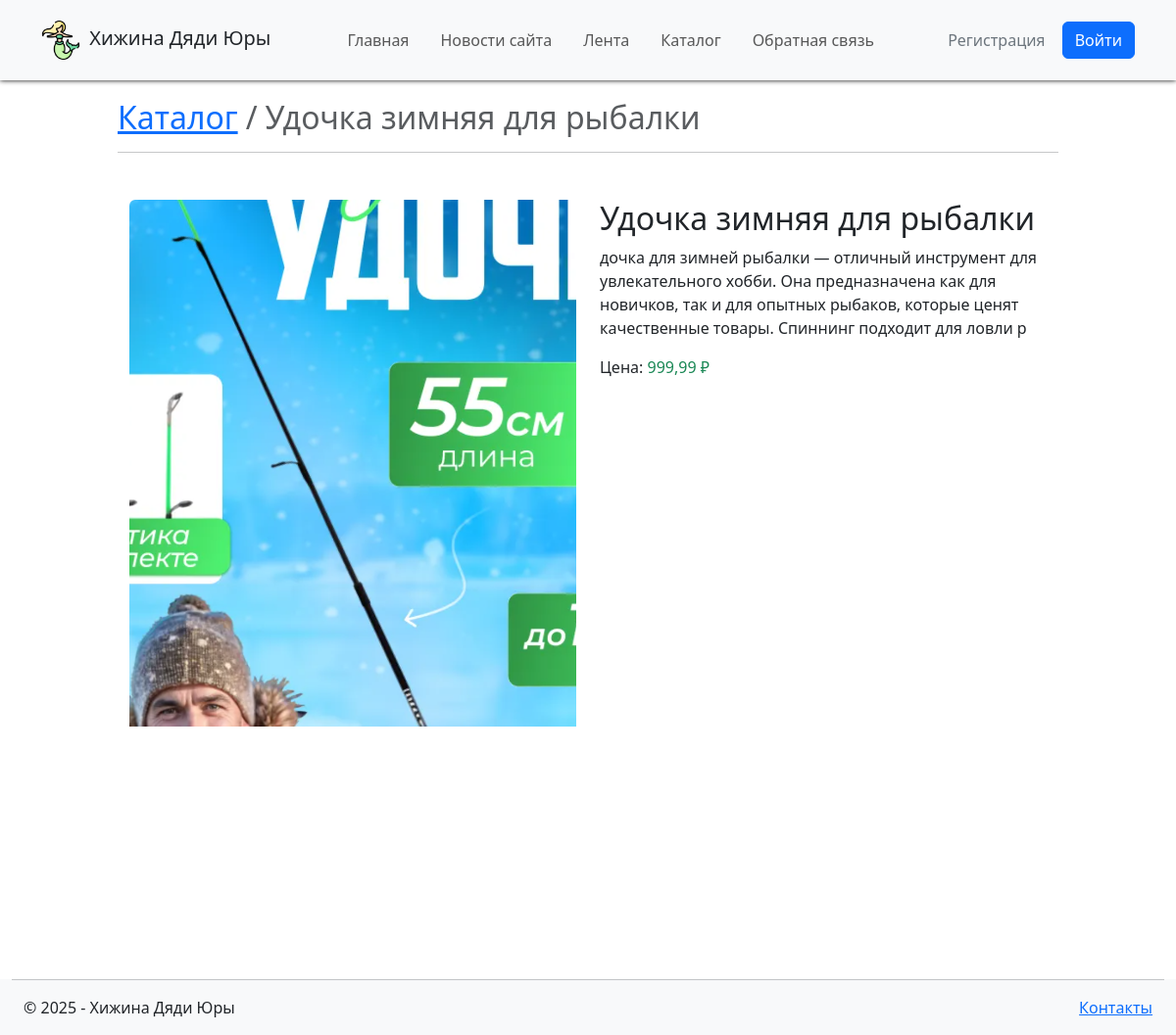
/shop/1, run on the app's committed database.
### shop/models.py (models this page shows, shortened)
class shopitems(models.Model):
    name = models.CharField(max_length=50, verbose_name="Название")
    image = models.FileField(default='temp.jpg', verbose_name="Путь к картинке")
    description = models.CharField(max_length=200, verbose_name="Описание")
    price = models.DecimalField(max_digits=5, decimal_places=2, verbose_name="Цена")
    category = models.ForeignKey(categories, on_delete=models.CASCADE, verbose_name="Категория")
    class Meta:
        verbose_name_plural = "товары"
        verbose_name = "товар"

### shop/views.py (the view)
# urls.py: path('<int:n>', views.shopitem_detail, name='shopitem_detail'),
def shopitem_detail(request, n):
    shopitem = get_object_or_404(shopitems, id = n)  # Получаем товар или 404
    assert isinstance(request, HttpRequest)
    return render(
        request, 'shop/shopitem_detail.html',
        {
            'title':shopitem.name,  # Название товара как заголовок страницы
            'item':shopitem,  # Сам объект товара
            'staff':request.user.is_staff,
            'year': datetime.now().year,
        }
    )

### shop/templates/shop/shopitem_detail.html (shortened to what this page needs)
{% extends "main/layout.html" %}
{% block content %}
<div class="py-3">
	<h2>
		<nav aria-label="breadcrumb">
			<ol class="breadcrumb">
				<li class="breadcrumb-item"><a href="{% url 'shop' %}">Каталог</a></li>
				<li class="breadcrumb-item active" aria-current="page">
					{{ title }}
				</li>
			</ol>
		</nav>
	</h2><hr />
	<div class="container mt-5">
		<div class="row">
			<div class="col-md-6">
				<img src="{{ item.image.url }}" alt="preview" class="img-fluid rounded" id="shopitem-image">
			</div>
			<div class="col-md-6">
				<h2>{{ item.name }}</h2>
				<p>{{ item.description }}</p>
				<p>Цена: <span class="text-success">{{ item.price }} ₽</span></p>
			</div>
		</div>
	</div>
</div>
{% endblock %}

### static/static_files/style.css (style rules this page uses)
body { overflow: hidden; }
html, body { height: 100%; width: 100%; margin: 0; padding: 0; }

### data on the page
shopitems: name "Удочка зимняя для рыбалки", image (picture), description "дочка для зимней рыбалки — отличный инструмент для увлекательного хобби. Она предназначена как для новичков, так и для опытных рыбаков, которые ценят качественные товары. Спиннинг подходит для ловли р", price "999,99"
